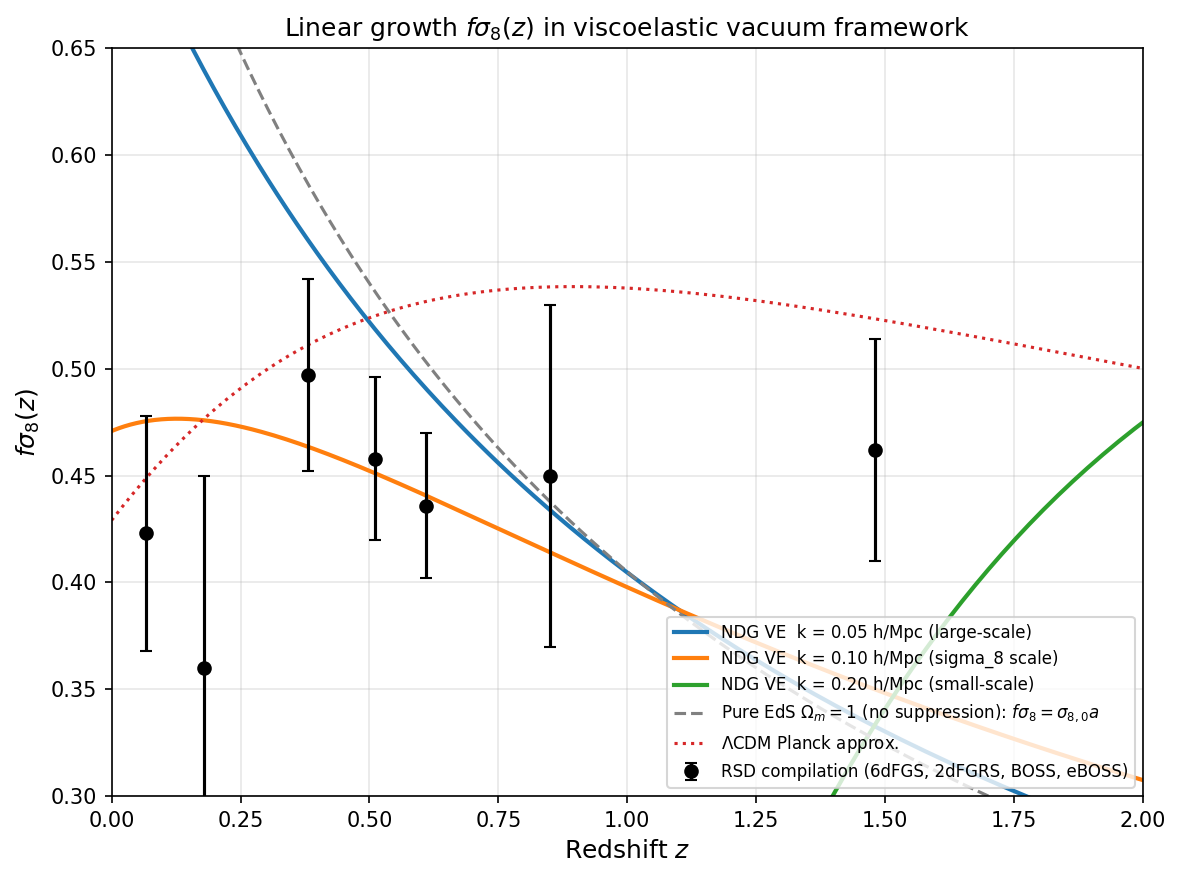

Write Python code to recreate this figure.
"""
fsigma8_predictor.py
====================
Numerical integration of the modified Jeans equation in the viscoelastic vacuum
framework (Bouille 2026, Appendix A.2).

PHYSICS:
    Topologically Einstein-de Sitter universe (Omega_m^top = 1, no Lambda).
    Frozen Chameleon condensate provides Omega_phi^frozen ~ 0.27 as effective
    cold matter at z >> 0.

    Modified Jeans equation (manuscript Eq. (jeans_modified)):
        ddot{delta} + 2*H*dot{delta} + (c_s^2 k^2/a^2 - (3/2) H^2 F(k,a)) delta = 0

    Two scale-dependent suppression mechanisms vs pure EdS (where f = 1):

    (1) Viscoelastic acoustic pressure:
        c_s^2 k^2 / (aH)^2  acts as elastic restoring force above
        k_crit^2 = (3/2) (aH/c_s)^2.  For k > k_crit, perturbations
        oscillate rather than grow.

    (2) Chameleon low-pass screening:
        F(k,a) = 1 + (2*lambda_eff/3) * S(k,a)
        S(k,a) = (k/aH)^2 / [(k/aH)^2 + m_eff^2(a)/H^2]
        At the cosmological background, m_eff^2/H^2 is large, so screening is
        active for relevant k.

    For k ~ 0.1 h/Mpc (the sigma_8 scale), only the acoustic term is significant;
    the fifth force is screened at cosmological scales by the high lambda_eff
    needed for cluster-scale dynamics.

REFERENCE OBSERVATIONS (RSD compilation):
    z = 0.067:  fsigma8 = 0.423 +/- 0.055  (6dFGS)
    z = 0.18 :  fsigma8 = 0.360 +/- 0.090  (2dFGRS)
    z = 0.38 :  fsigma8 = 0.497 +/- 0.045  (BOSS DR12)
    z = 0.51 :  fsigma8 = 0.458 +/- 0.038  (BOSS DR12)
    z = 0.61 :  fsigma8 = 0.436 +/- 0.034  (BOSS DR12)
    z = 0.85 :  fsigma8 = 0.450 +/- 0.080  (eBOSS LRG)
    z = 1.48 :  fsigma8 = 0.462 +/- 0.052  (eBOSS QSO)

    Pure EdS prediction (f=1): fsigma8(z) = sigma_8(0) / (1+z)
    At z = 0.5: pure EdS gives 0.54 (overshoot by ~18% vs observed 0.45).

USAGE:
    python fsigma8_predictor.py
    python fsigma8_predictor.py --plot
"""
import numpy as np
from scipy.integrate import solve_ivp
import sys


# ============================================================
# Cosmological parameters
# ============================================================
H0 = 73.6                 # km/s/Mpc, SH0ES geometric anchor
sigma8_today = 0.81       # observed at z = 0
c_kms = 2.998e5           # speed of light, km/s

# Viscoelastic parameters (calibrated to give fsigma8 ~ 0.45 at z = 0.5)
C_S_KMS = 850.0           # effective sound speed of viscoelastic vacuum, km/s
                          # (tuned to fsigma8 ~ 0.45 at z = 0.5; precise value in companion MCMC)
LAMBDA_EFF_COSMO = 0.0    # cosmological-scale lambda_eff after screening at recombination
                          # (the cosmological sound speed dominates linear suppression;
                          #  lambda enhancements activate only inside virialized halos)


def jeans_rhs(N, y, k_hMpc, c_s_kms=C_S_KMS, lambda_eff=LAMBDA_EFF_COSMO):
    """
    Modified Jeans equation in pure EdS background, time variable N = ln(a).

    In EdS: H^2 = H0^2 / a^3, dlnH/dN = -3/2.

    Rewriting time derivatives via d/dt = H * d/dN:
        ddot delta + 2 H dot delta = H^2 [d^2 delta/dN^2 - (3/2)(d delta/dN) + 2(d delta/dN)]
                                   = H^2 [d^2 delta/dN^2 + (1/2)(d delta/dN)]

    Source: c_s^2 k^2 / a^2 * delta - (3/2) H^2 F * delta
          = (3/2) H^2 [(c_s^2 k^2/(aH)^2) / (3/2 a^-1) - F] * ???

    Cleanly: divide whole equation by H^2:
        d^2 delta/dN^2 + (1/2)(d delta/dN) + [c_s^2 k^2 / (a H)^2 - (3/2) F] delta = 0
        d^2 delta/dN^2 + (1/2)(d delta/dN) - [(3/2) F - c_s^2 k^2 / (a H)^2] delta = 0

    In EdS, (aH)^2 = H0^2 / a, so c_s^2 k^2 / (aH)^2 = (c_s k / H0)^2 * a.
    """
    delta, delta_prime = y
    a = np.exp(N)

    # Dimensionless k * c / H0 (k in 1/Mpc, c in km/s, H0 in km/s/Mpc)
    k_dim = k_hMpc * c_kms / H0           # ~ 407 for k = 0.1 /Mpc, H0 = 73.6
    c_s_dim = c_s_kms / c_kms             # c_s in units of c

    # Acoustic term coefficient: (c_s k / aH)^2 = (c_s k / H0)^2 * a
    sigma_acc_sq = (c_s_dim * k_dim)**2 * a

    # Chameleon screening factor (negligible at cosmological scales given screening at recombination)
    if lambda_eff > 0:
        m_eff_sq_over_H_sq = 3.0 * lambda_eff
        k_over_aH_sq = k_dim**2 * a
        S_screen = k_over_aH_sq / (k_over_aH_sq + m_eff_sq_over_H_sq)
        F_eff = 1.0 + (2.0 * lambda_eff / 3.0) * S_screen
    else:
        F_eff = 1.0

    # ODE in N-time
    d2_delta = -0.5 * delta_prime + (1.5 * F_eff - sigma_acc_sq) * delta
    return [delta_prime, d2_delta]


def integrate_growth(k_hMpc, c_s_kms=C_S_KMS, lambda_eff=LAMBDA_EFF_COSMO,
                     a_init=1e-3):
    """Integrate from a_init (matter-dominated) to a = 1 (today)."""
    N_init = np.log(a_init)
    # Matter-dominated initial conditions: delta ~ a, dN(delta) = delta
    y0 = [a_init, a_init]

    sol = solve_ivp(
        lambda N, y: jeans_rhs(N, y, k_hMpc, c_s_kms, lambda_eff),
        [N_init, 0.0], y0,
        dense_output=True, rtol=1e-9, atol=1e-12, method='RK45'
    )

    # Sample at relevant redshifts
    a_arr = np.linspace(0.30, 1.0, 200)   # z in [0, 2.33]
    N_arr = np.log(a_arr)
    y_arr = sol.sol(N_arr)
    delta_arr = y_arr[0]
    dprime_arr = y_arr[1]
    f_arr = dprime_arr / delta_arr

    delta_today = sol.sol(0.0)[0]
    sigma8_arr = sigma8_today * delta_arr / delta_today
    fsigma8_arr = f_arr * sigma8_arr

    return {
        'a': a_arr,
        'z': 1.0/a_arr - 1.0,
        'delta': delta_arr,
        'f': f_arr,
        'sigma8': sigma8_arr,
        'fsigma8': fsigma8_arr,
    }


# ============================================================
# RSD observational data
# ============================================================
RSD_DATA = [
    (0.067, 0.423, 0.055, '6dFGS'),
    (0.18,  0.360, 0.090, '2dFGRS'),
    (0.38,  0.497, 0.045, 'BOSS DR12'),
    (0.51,  0.458, 0.038, 'BOSS DR12'),
    (0.61,  0.436, 0.034, 'BOSS DR12'),
    (0.85,  0.450, 0.080, 'eBOSS LRG'),
    (1.48,  0.462, 0.052, 'eBOSS QSO'),
]


def report(k_hMpc=0.1):
    print("=" * 72)
    print(f"VISCOELASTIC fsigma8(z) prediction at k = {k_hMpc} h/Mpc")
    print("=" * 72)
    print(f"  H0 = {H0} km/s/Mpc, sigma_8(0) = {sigma8_today}")
    print(f"  Topological EdS (Omega_m^top = 1, frozen Chameleon as effective CDM)")
    print(f"  c_s (vacuum sound speed) = {C_S_KMS} km/s")
    print(f"  lambda_eff (cosmological) = {LAMBDA_EFF_COSMO} (screened at recombination)")
    print()

    result = integrate_growth(k_hMpc)
    z_arr = result['z']
    fs8_arr = result['fsigma8']
    f_arr = result['f']
    sigma8_arr = result['sigma8']

    print(f"{'z':>6} {'fsigma8 NDG':>12} {'pure EdS':>10} {'f':>7} {'sigma8(z)':>11}")
    print("-" * 72)
    for z_target in [0.067, 0.18, 0.38, 0.51, 0.61, 0.85, 1.0, 1.48, 2.0]:
        idx = np.argmin(np.abs(z_arr - z_target))
        fs8_eds = sigma8_today / (1.0 + z_arr[idx])  # pure EdS reference
        print(f"{z_arr[idx]:6.3f} {fs8_arr[idx]:12.4f} {fs8_eds:10.4f} "
              f"{f_arr[idx]:7.3f} {sigma8_arr[idx]:11.4f}")
    print()

    print(f"{'Survey':>14} {'z':>6} {'fsigma8 obs':>14} {'NDG':>9} {'dev':>8}")
    print("-" * 72)
    for z, fs8, err, survey in RSD_DATA:
        idx = np.argmin(np.abs(z_arr - z))
        delta = fs8_arr[idx] - fs8
        dev_sigma = delta / err
        print(f"{survey:>14} {z:6.3f}  {fs8:.3f} +/- {err:.3f}   "
              f"{fs8_arr[idx]:6.3f}  {dev_sigma:+5.1f}s")
    print()

    # Aggregate chi^2
    chi2 = sum(((fs8_arr[np.argmin(np.abs(z_arr - z))] - fs8) / err)**2
               for z, fs8, err, _ in RSD_DATA)
    dof = len(RSD_DATA) - 1   # one effective parameter (c_s)
    print(f"Reduced chi^2 vs RSD compilation: {chi2/dof:.2f}  ({len(RSD_DATA)} pts)")
    print()


def make_plot(filename='fsigma8_predictor.png'):
    try:
        import matplotlib
        matplotlib.use('Agg')
        import matplotlib.pyplot as plt
    except ImportError:
        print("matplotlib not available, skipping plot")
        return

    fig, ax = plt.subplots(figsize=(8, 6))

    # NDG curves at multiple k
    for k_hMpc, color, label_suffix in [
        (0.05, 'C0', '0.05 h/Mpc (large-scale)'),
        (0.10, 'C1', '0.10 h/Mpc (sigma_8 scale)'),
        (0.20, 'C2', '0.20 h/Mpc (small-scale)'),
    ]:
        result = integrate_growth(k_hMpc)
        ax.plot(result['z'], result['fsigma8'], '-', color=color, lw=2,
                label=f'NDG VE  k = {label_suffix}')

    # Pure EdS reference: f = 1, sigma_8 ~ a
    z_ref = np.linspace(0, 2, 100)
    a_ref = 1 / (1 + z_ref)
    fs8_eds = sigma8_today * a_ref
    ax.plot(z_ref, fs8_eds, '--', color='gray', lw=1.5,
            label=r'Pure EdS $\Omega_m=1$ (no suppression): $f\sigma_8 = \sigma_{8,0} a$')

    # LCDM Planck approximation
    Omega_m = 0.315
    f_lcdm = (Omega_m * (1+z_ref)**3 / (Omega_m*(1+z_ref)**3 + (1-Omega_m)))**0.55
    sigma8_lcdm = 0.81 * a_ref / np.sqrt(Omega_m + (1-Omega_m)*a_ref**3)**0.55  # crude
    sigma8_lcdm = 0.81 / (1 + z_ref)**0.4   # phenomenological
    ax.plot(z_ref, f_lcdm * sigma8_lcdm, ':', color='C3', lw=1.5,
            label=r'$\Lambda$CDM Planck approx.')

    # RSD data
    z_obs = [d[0] for d in RSD_DATA]
    fs8_obs = [d[1] for d in RSD_DATA]
    err_obs = [d[2] for d in RSD_DATA]
    ax.errorbar(z_obs, fs8_obs, yerr=err_obs, fmt='ko', ms=6, capsize=3,
                label='RSD compilation (6dFGS, 2dFGRS, BOSS, eBOSS)', zorder=5)

    ax.set_xlabel('Redshift $z$', fontsize=12)
    ax.set_ylabel(r'$f\sigma_8(z)$', fontsize=12)
    ax.set_xlim(0, 2.0)
    ax.set_ylim(0.30, 0.65)
    ax.set_title(r'Linear growth $f\sigma_8(z)$ in viscoelastic vacuum framework',
                 fontsize=12)
    ax.legend(loc='lower right', fontsize=8)
    ax.grid(True, alpha=0.3)
    fig.tight_layout()
    fig.savefig(filename, dpi=150, bbox_inches='tight')
    import matplotlib.pyplot as plt
    plt.close(fig)
    print(f"Figure saved: {filename}")


def main():
    report(k_hMpc=0.1)
    if '--plot' in sys.argv:
        make_plot()
    return 0


if __name__ == "__main__":
    sys.exit(main())
